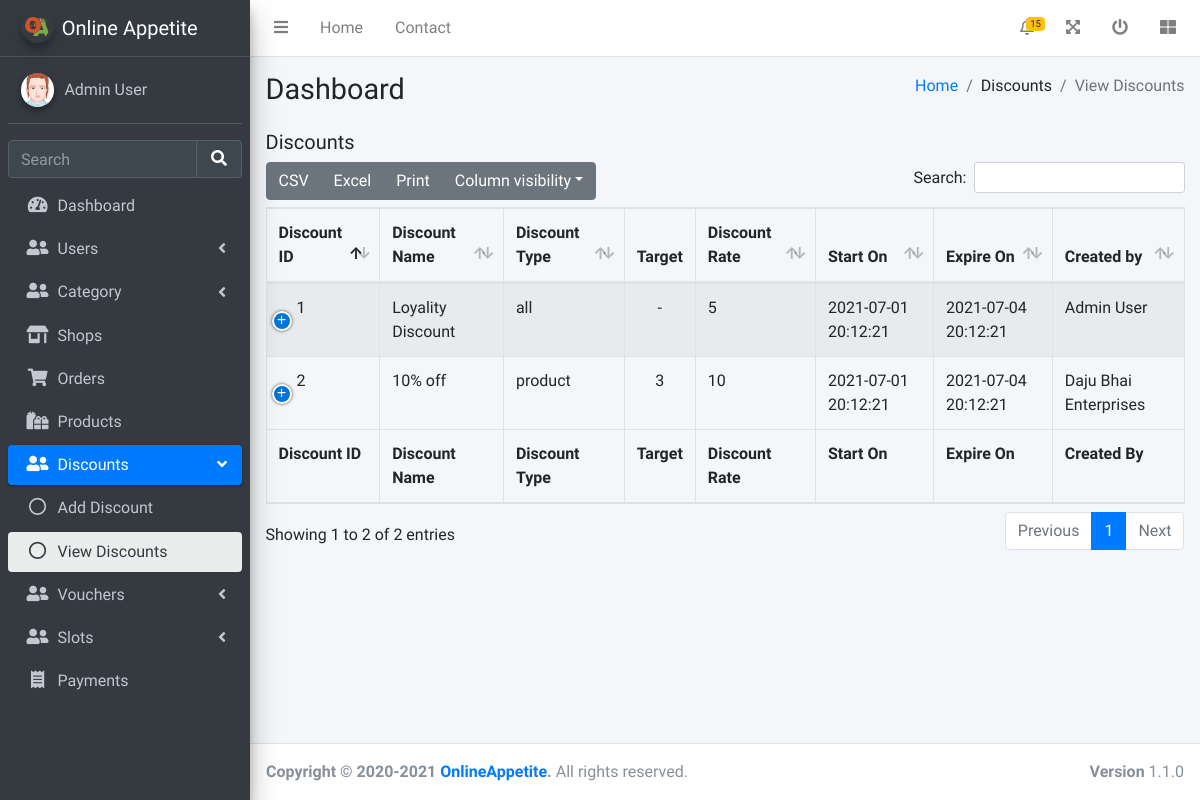
The app's page /admin/viewDiscounts.php (signed in), older data.
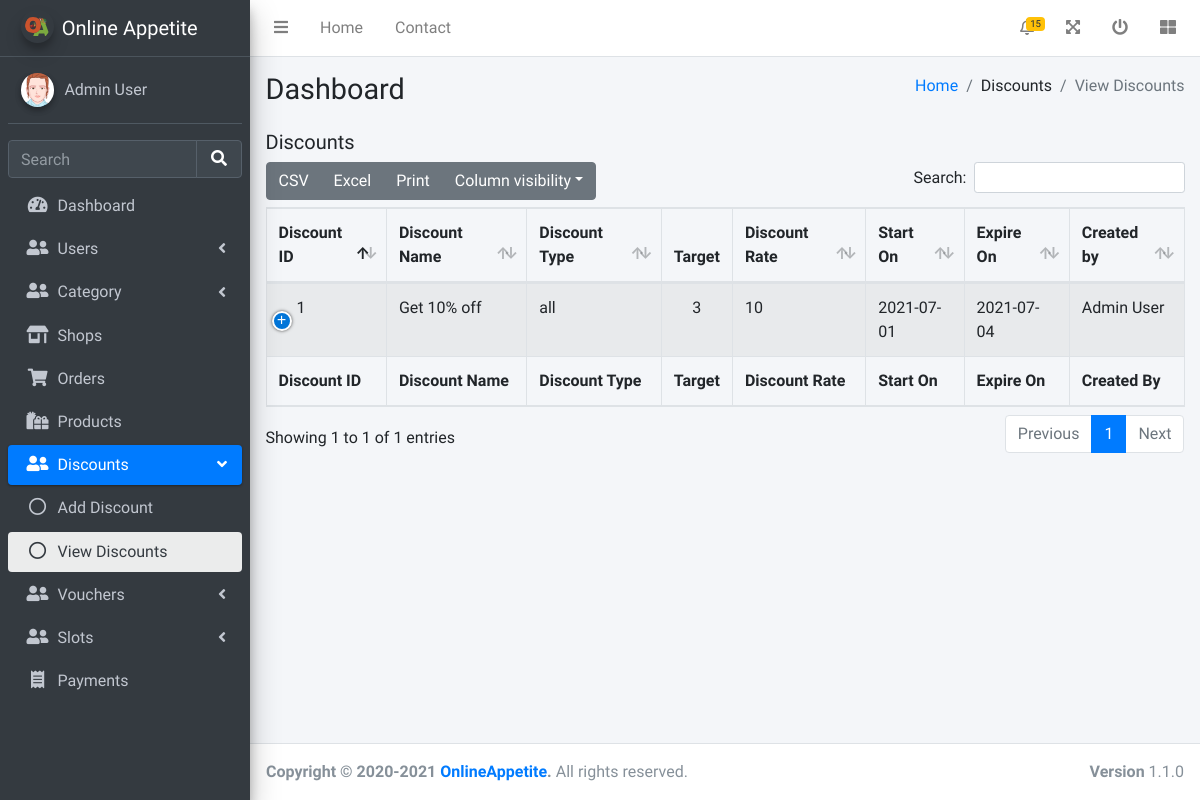
The same page, newer data.
### tables this page shows
CREATE TABLE DISCOUNTS (
	DISCOUNT_ID INTEGER NOT NULL PRIMARY KEY AUTOINCREMENT,
	DISCOUNT_NAME VARCHAR(50) NOT NULL,
	RATE DOUBLE NOT NULL,
	TARGET_ID INTEGER NULL,
	DISCOUNT_TYPE VARCHAR(20) NOT NULL,
	STARTS_ON DATETIME NOT NULL,
	EXPIRES_ON DATETIME NOT NULL,
	CREATED_BY INTEGER NOT NULL,
	CREATED_AT DATETIME(0) DEFAULT CURRENT_TIMESTAMP,
	UPDATED_AT DATETIME(0) NULL,
	FOREIGN KEY (CREATED_BY) REFERENCES USERS (USER_ID) ON DELETE CASCADE
);

CREATE TABLE USERS (
	USER_ID INTEGER NOT NULL PRIMARY KEY AUTOINCREMENT,
	FULL_NAME VARCHAR(100) NOT NULL,
	USERNAME VARCHAR(30) NOT NULL UNIQUE,
	EMAIL VARCHAR(100) NOT NULL UNIQUE,
	STREET VARCHAR(100) NULL,
	CITY VARCHAR(100) NULL,
	STATE VARCHAR(100) NULL,
	POSTAL VARCHAR(100) NULL,
	COUNTRY VARCHAR(100) NULL,
	GENDER INTEGER NOT NULL,
	USER_ROLE INTEGER DEFAULT 3,
	PASSWORD_HASH VARCHAR(255) NOT NULL,
	IMAGE VARCHAR(100) NULL,
	CREATED_AT DATETIME(0) DEFAULT CURRENT_TIMESTAMP,
	UPDATED_AT DATETIME(0) NULL
);

### utils/database.php (called while the page is built, shortened)
<?php
try {
    $conn = new PDO("sqlite:".__DIR__."/../database.sqlite");
    $conn->setAttribute(PDO::ATTR_ERRMODE, PDO::ERRMODE_EXCEPTION);
}catch(PDOException $e) {
    die("Connection failed: " . $e->getMessage());
}
function fetch_all_row($sql){
    global $conn;
    $stmt = $conn->prepare($sql);
    $stmt->execute();
    $res = $stmt->fetchAll(PDO::FETCH_ASSOC);
    return $res;
}

### admin/viewDiscounts.php (the view, shortened to what this page needs)
<?php
require_once '../utils/database.php';
?>
<!DOCTYPE html>
<html lang="en">
<head>
  <link rel="stylesheet" href="/css/fontawesome-free/css/all.min.css">
  <link rel="stylesheet" href="/css/datatables-bs4/dataTables.bootstrap4.min.css">
  <link rel="stylesheet" href="/css/datatables-responsive/responsive.bootstrap4.min.css">
  <link rel="stylesheet" href="/css/datatables-buttons/buttons.bootstrap4.min.css">
  <link rel="stylesheet" href="https://code.ionicframework.com/ionicons/2.0.1/css/ionicons.min.css">
  <link rel="stylesheet" href="/css/adminlte/adminlte.min.css">
</head>
<body class="hold-transition sidebar-mini">
  <div class="wrapper">
    <?php
    $page = "ViewDiscounts";
    include 'header.php';
    $discounts = fetch_all_row("SELECT * FROM DISCOUNTS INNER JOIN USERS ON USERS.USER_ID = DISCOUNTS.CREATED_BY");
    ?>
    <div class="content-wrapper">
      <section class="content-header">
        <div class="container-fluid">
          <div class="row mb-2">
            <div class="col-sm-6">
              <h1>Dashboard</h1>
            </div>
            <div class="col-sm-6">
              <ol class="breadcrumb float-sm-right">
                <li class="breadcrumb-item"><a href="#">Home</a></li>
                <li class="breadcrumb-item">Discounts</li>
                <li class="breadcrumb-item active">View Discounts</li>
              </ol>
            </div>
          </div>
        </div>
      </section>
      <section class="content">
        <div class="container-fluid">
          <h5 class="mb-2">Discounts</h5>
          <table id="shopTable" class="table table-bordered table-striped">
            <thead>
              <tr>
                <th>Discount ID</th>
                <th>Discount Name</th>
                <th>Discount Type</th>
                <th class="no-sort">Target</th>
                <th>Discount Rate</th>
                <th>Start On</th>
                <th>Expire On</th>
                <th>Created by</th>
              </tr>
            </thead>
            <tbody>
              <?php foreach ($discounts as $discount) { ?>
                <tr>
                  <td><?= $discount['DISCOUNT_ID'] ?></td>
                  <td><?= $discount['DISCOUNT_NAME'] ?></td>
                  <td><?= $discount['DISCOUNT_TYPE'] ?></td>
                  <td class="text-center"><?= $discount['TARGET_ID'] ?? '-' ?></td>
                  <td><?= $discount['RATE'] ?></td>
                  <td><?= $discount['STARTS_ON'] ?></td>
                  <td><?= $discount['EXPIRES_ON'] ?></td>
                  <td><?= $discount['FULL_NAME'] ?></td>
                </tr>
              <?php } ?>
            </tbody>
            <tfoot>
              <tr>
                <th>Discount ID</th>
                <th>Discount Name</th>
                <th>Discount Type</th>
                <th>Target</th>
                <th>Discount Rate</th>
                <th>Start On</th>
                <th>Expire On</th>
                <th>Created By</th>
              </tr>
            </tfoot>
          </table>
        </div>
      </section>
    </div>
    <?php include 'footer.php'; ?>
  </div>
</body>
</html>

### admin/header.php (shortened to what this page needs)
<nav class="main-header navbar navbar-expand navbar-white navbar-light">
  <ul class="navbar-nav">
    <li class="nav-item">
      <a class="nav-link" data-widget="pushmenu" href="#" role="button"><i class="fas fa-bars"></i></a>
    </li>
    <li class="nav-item d-none d-sm-inline-block">
      <a href="/admin" class="nav-link">Home</a>
    </li>
    <li class="nav-item d-none d-sm-inline-block">
      <a href="#" class="nav-link">Contact</a>
    </li>
  </ul>
  <ul class="navbar-nav ml-auto">
    <li class="nav-item dropdown">
      <a class="nav-link" data-toggle="dropdown" href="#">
        <span class="badge badge-warning navbar-badge">15</span>
      </a>
    </li>
    <li class="nav-item">
      <a class="nav-link" data-widget="fullscreen" href="#" role="button">
        <i class="fas fa-expand-arrows-alt"></i>
      </a>
    </li>
    <li class="nav-item">
      <a class="nav-link" href="/admin/logout.php">
        <i class="fas fa-power-off"></i>
      </a>
    </li>
    <li class="nav-item">
      <a class="nav-link" data-widget="control-sidebar" data-slide="true" href="#" role="button">
        <i class="fas fa-th-large"></i>
      </a>
    </li>
  </ul>
</nav>
<aside class="main-sidebar sidebar-dark-primary elevation-4">
  <a href="/" class="brand-link">
    <img src="/assets/images/logo.svg" alt="OnlineAppetite Logo" width="75px" height="75px" class="brand-image p-1 img-circle elevation-3" style="opacity: .8">
    <span class="brand-text font-weight-light">Online Appetite</span>
  </a>
  <div class="sidebar">
    <div class="user-panel mt-3 pb-3 mb-3 d-flex">
      <div class="image">
        <img src="<?= $_SESSION['admin']['IMAGE'] ?? "/assets/images/adminlte/avatar2.png" ?>" class="img-circle elevation-2" alt="User Image">
      </div>
      <div class="info">
        <a href="/admin/profile.php" class="d-block"><?= $_SESSION['admin']['FULL_NAME'] ?></a>
      </div>
    </div>
    <div class="form-inline">
      <div class="input-group" data-widget="sidebar-search">
        <input class="form-control form-control-sidebar" type="search" placeholder="Search" aria-label="Search">
        <div class="input-group-append">
          <button class="btn btn-sidebar">
            <i class="fas fa-search fa-fw"></i>
          </button>
        </div>
      </div>
    </div>
    <nav class="mt-2">
      <ul class="nav nav-pills nav-sidebar flex-column" data-widget="treeview" role="menu" data-accordion="false">
        <li class="nav-item">
          <a href="/admin" class="nav-link <?= $page == 'Dashboard' ? 'active' : '' ?>">
            <i class="nav-icon fas fa-tachometer-alt"></i>
            <p>
              Dashboard
            </p>
          </a>
        </li>
        <li class="nav-item <?= $page == 'Traders' || $page == 'Customers' ? 'menu-open' : '' ?>">
          <a href="#" class="nav-link <?= $page == 'Traders' || $page == 'Customers' ? 'active' : '' ?>">
            <i class="nav-icon fas fa-user-friends"></i>
            <p>
              Users
              <i class="right fas fa-angle-left"></i>
            </p>
          </a>
        </li>
        <li class="nav-item <?= $page == 'AddCategory' || $page == 'ViewCategories' ? 'menu-open' : '' ?>">
          <a href="#" class="nav-link <?= $page == 'AddCategory' || $page == 'ViewCategories' ? 'active' : '' ?>">
            <i class="nav-icon fas fa-user-friends"></i>
            <p>
              Category
              <i class="right fas fa-angle-left"></i>
            </p>
          </a>
        </li>
        <li class="nav-item">
          <a href="/admin/viewShops.php" class="nav-link <?= $page == 'Shops' ? 'active' : '' ?>">
            <i class="nav-icon fas fa-store-alt"></i>
            <p>
              Shops
            </p>
          </a>
        </li>
        <li class="nav-item">
          <a href="/admin/viewOrders.php" class="nav-link <?= $page == 'Orders' ? 'active' : '' ?>">
            <i class="nav-icon fas fa-shopping-cart"></i>
            <p>
              Orders
            </p>
          </a>
        </li>
        <li class="nav-item">
          <a href="/admin/viewProducts.php" class="nav-link <?= $page == 'Products' ? 'active' : '' ?>">
            <i class="nav-icon fas fa-gifts"></i>
            <p>
              Products
            </p>
          </a>
        </li>
        <li class="nav-item <?= $page == 'AddDiscount' || $page == 'ViewDiscounts' ? 'menu-open' : '' ?>">
          <a href="#" class="nav-link <?= $page == 'AddDiscount' || $page == 'ViewDiscounts' ? 'active' : '' ?>">
            <i class="nav-icon fas fa-user-friends"></i>
            <p>
              Discounts
              <i class="right fas fa-angle-left"></i>
            </p>
          </a>
          <ul class="nav nav-treeview">
            <li class="nav-item">
              <a href="/admin/addDiscount.php" class="nav-link <?= $page == 'AddDiscount' ? 'active' : '' ?>">
                <i class="far fa-circle nav-icon"></i>
                <p>Add Discount</p>
              </a>
            </li>
            <li class="nav-item">
              <a href="/admin/viewDiscounts.php" class="nav-link <?= $page == 'ViewDiscounts' ? 'active' : '' ?>">
                <i class="far fa-circle nav-icon"></i>
                <p>View Discounts</p>
              </a>
            </li>
          </ul>
        </li>
        <li class="nav-item <?= $page == 'AddVoucher' || $page == 'ViewVouchers' ? 'menu-open' : '' ?>">
          <a href="#" class="nav-link <?= $page == 'AddVoucher' || $page == 'ViewVouchers' ? 'active' : '' ?>">
            <i class="nav-icon fas fa-user-friends"></i>
            <p>
              Vouchers
              <i class="right fas fa-angle-left"></i>
            </p>
          </a>
        </li>
        <li class="nav-item <?= $page == 'AddSlot' || $page == 'ViewSlots' ? 'menu-open' : '' ?>">
          <a href="#" class="nav-link <?= $page == 'AddSlot' || $page == 'ViewSlots' ? 'active' : '' ?>">
            <i class="nav-icon fas fa-user-friends"></i>
            <p>
              Slots
              <i class="right fas fa-angle-left"></i>
            </p>
          </a>
        </li>
        <li class="nav-item">
          <a href="/admin/viewPayments.php" class="nav-link <?= $page == 'Payments' ? 'active' : '' ?>">
            <i class="nav-icon fas fa-receipt"></i>
            <p>
              Payments
            </p>
          </a>
        </li>
      </ul>
    </nav>
  </div>
</aside>

### admin/footer.php (shortened to what this page needs)
<footer class="main-footer">
  <div class="float-right d-none d-sm-block">
    <b>Version</b> 1.1.0
  </div>
  <strong>Copyright &copy; 2020-2021 <a href="/">OnlineAppetite</a>.</strong> All rights reserved.
</footer>

Row changes from the older to the newer data that the page shows:
removed discounts: DISCOUNT_ID "2", DISCOUNT_NAME "10% off", DISCOUNT_TYPE "product", TARGET_ID "3", RATE "10", STARTS_ON "2021-07-01 20:12:21", EXPIRES_ON "2021-07-04 20:12:21", CREATED_BY.FULL_NAME "Daju Bhai Enterprises"
changed discounts "all": DISCOUNT_NAME "Loyality Discount" → "Get 10% off"; TARGET_ID "-" → "3"; RATE "5" → "10"; STARTS_ON "2021-07-01 20:12:21" → "2021-07-01"; EXPIRES_ON "2021-07-04 20:12:21" → "2021-07-04"
Text that changed along with them:
text written by a page script: "CSV Excel Print Column visibility Search: Showing 1 to 2 of 2 entries Previous 1 Next" → "CSV Excel Print Column visibility Search: Showing 1 to 1 of 1 entries Previous 1 Next"
